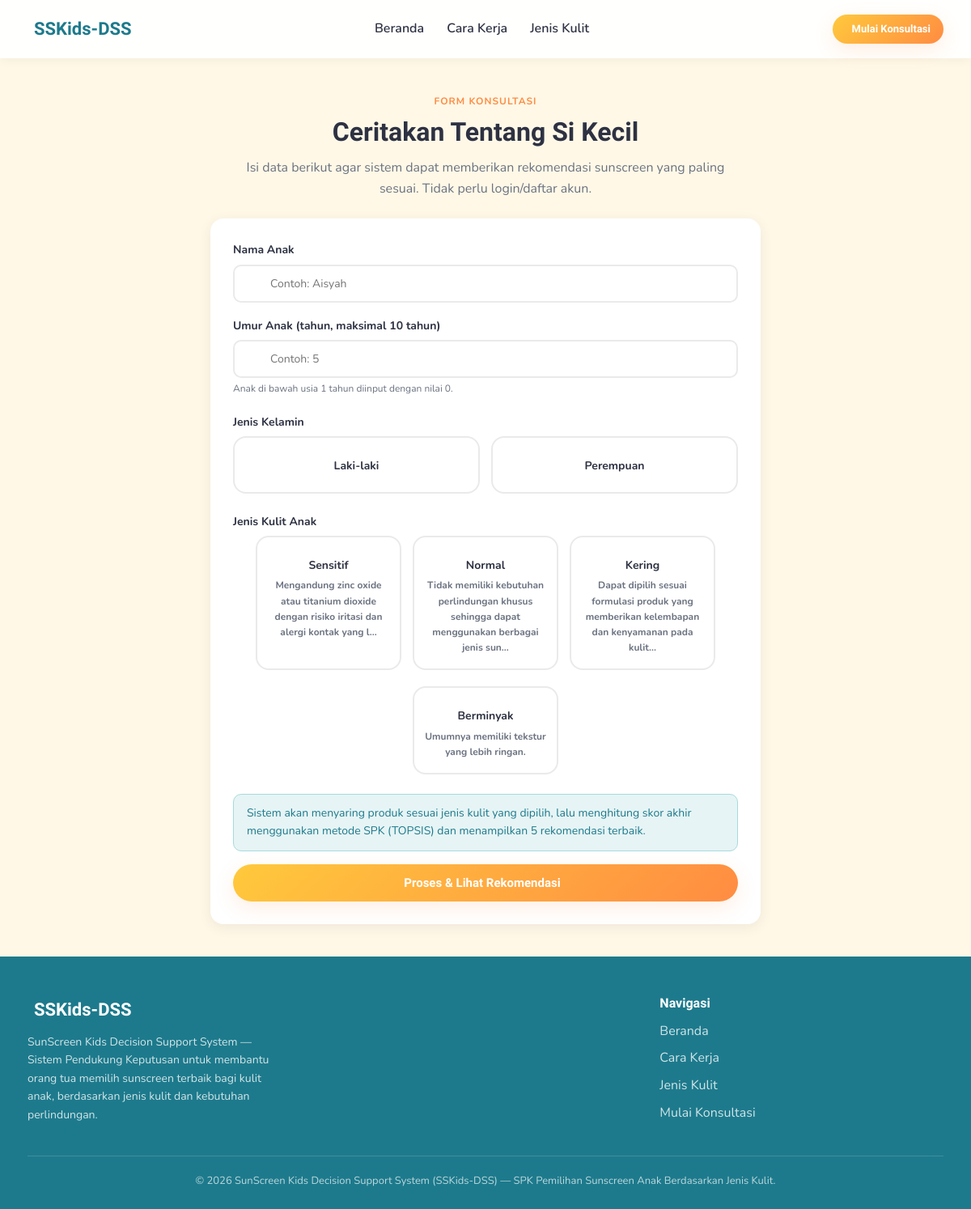
/user/konsultasi.php, run on the app's committed database.
### tables this page shows
CREATE TABLE `jenis_kulit` (
  `id` int NOT NULL,
  `nama_jenis_kulit` varchar(50) NOT NULL,
  `kode` varchar(20) NOT NULL,
  `prioritas_sunscreen` varchar(50) NOT NULL,
  `deskripsi` text
);

### user/konsultasi.php (the view, shortened to what this page needs)
<?php
require_once '../includes/config.php';
$jenis_kulit_list = [];
$res = $koneksi->query("SELECT * FROM jenis_kulit ORDER BY id ASC");
while ($row = $res->fetch_assoc()) $jenis_kulit_list[] = $row;
include '../includes/header.php';
include '../includes/navbar_user.php';
?>
<div class="page-wrapper">
  <div class="container">
    <div class="section-header" style="margin-bottom:24px;">
      <span class="eyebrow">Form Konsultasi</span>
      <h2>Ceritakan Tentang Si Kecil <i class="ti ti-mood-kid"></i></h2>
      <p>Isi data berikut agar sistem dapat memberikan rekomendasi sunscreen yang paling sesuai. Tidak perlu login/daftar akun.</p>
    </div>
    <div class="card konsultasi-card">
      <form method="POST">
        <div class="form-group">
          <label>Nama Anak</label>
          <div class="input-icon"><span><i class="ti ti-mood-kid"></i></span>
            <input type="text" name="nama_anak" class="form-control" required placeholder="Contoh: Aisyah" value="<?= htmlspecialchars($_POST['nama_anak'] ?? '') ?>">
          </div>
        </div>
        <div class="form-group">
          <label>Umur Anak (tahun, maksimal 10 tahun)</label>
          <div class="input-icon"><span><i class="ti ti-cake"></i></span>
            <input type="number" name="umur_anak" class="form-control" min="0" max="10" required placeholder="Contoh: 5" value="<?= htmlspecialchars($_POST['umur_anak'] ?? '') ?>">
          </div>
          <small style="color:var(--text-muted); font-size:12px;">Anak di bawah usia 1 tahun diinput dengan nilai 0.</small>
        </div>
        <div class="form-group">
          <label>Jenis Kelamin</label>
          <div class="gender-options">
            <label class="option-card">
              <h5>Laki-laki</h5>
            </label>
            <label class="option-card">
              <h5>Perempuan</h5>
            </label>
          </div>
        </div>
        <div class="form-group">
          <label>Jenis Kulit Anak</label>
          <div class="skin-options">
            <?php foreach ($jenis_kulit_list as $jk):
              $deskripsi = trim($jk['deskripsi']);
              $ringkas = mb_strlen($deskripsi) > 90 ? mb_substr($deskripsi, 0, 90) . '...' : $deskripsi;
            ?>
            <label class="option-card">
              <h5><?= htmlspecialchars($jk['nama_jenis_kulit']) ?></h5>
              <p><?= htmlspecialchars($ringkas) ?></p>
            </label>
            <?php endforeach; ?>
          </div>
        </div>
        <div class="alert alert-info">
          <i class="ti ti-info-circle"></i> Sistem akan menyaring produk sesuai jenis kulit yang dipilih, lalu menghitung skor
          akhir menggunakan metode SPK (TOPSIS) dan menampilkan 5 rekomendasi terbaik.
        </div>
        <button type="submit" class="btn btn-primary btn-block">Proses &amp; Lihat Rekomendasi <i class="ti ti-arrow-right"></i></button>
      </form>
    </div>
  </div>
</div>
<?php include '../includes/footer.php'; ?>

### assets/css/style.css (style rules this page uses)
:root { --sun-yellow: #FFC93C; --sunset-orange: #FF8C42; --sky-blue: #A8DADC; --deep-blue: #1D7A8C; --white: #FFFFFF; --cream: #FFF8E7; --text-dark: #2D3142; --text-muted: #6B7280; --success: #6FCF97; --danger: #EF5350; --gold: #FFD700; --silver: #C0C0C0; --bronze: #CD7F32; --gradient-sun: linear-gradient(135deg, #FFC93C 0%, #FF8C42 60%, #A8DADC 100%); --gradient-btn: linear-gradient(135deg, #FFC93C 0%, #FF8C42 100%); --radius-sm: 10px; --radius-md: 16px; --radius-lg: 24px; --shadow-soft: 0 8px 24px rgba(255, 140, 66, 0.15); --shadow-card: 0 4px 16px rgba(45, 49, 66, 0.08); --font-heading: 'Baloo 2', 'Poppins', sans-serif; --font-body: 'Nunito', 'Inter', sans-serif; }
* { margin: 0; padding: 0; box-sizing: border-box; }
html { scroll-behavior: smooth; }
body { font-family: var(--font-body); color: var(--text-dark); background: var(--cream); line-height: 1.6; }
h1, h2, h3, h4 { font-family: var(--font-heading); font-weight: 700; line-height: 1.25; color: var(--text-dark); }
.container { width: 100%; max-width: 1180px; margin: 0 auto; padding: 0 24px; }
.btn { display: inline-flex; align-items: center; justify-content: center; gap: 8px; padding: 14px 28px; border: none; border-radius: 999px; font-family: var(--font-heading); font-weight: 600; font-size: 15px; cursor: pointer; transition: transform 0.2s ease, box-shadow 0.2s ease, background 0.2s ease; white-space: nowrap; }
.btn-primary { background: var(--gradient-btn); color: var(--white); box-shadow: var(--shadow-soft); }
.btn-block { width: 100%; }
.card { background: var(--white); border-radius: var(--radius-md); box-shadow: var(--shadow-card); padding: 28px; transition: transform 0.25s ease, box-shadow 0.25s ease; }
.eyebrow { display: inline-block; font-size: 12px; font-weight: 700; letter-spacing: 1px; text-transform: uppercase; color: var(--sunset-orange); margin-bottom: 8px; }
.section-header { text-align: center; max-width: 640px; margin: 0 auto 40px; }
.section-header h2 { font-size: 32px; margin-bottom: 12px; }
.section-header p { color: var(--text-muted); font-size: 16px; }
.form-group { margin-bottom: 18px; }
.form-group label { display: block; font-weight: 700; font-size: 14px; margin-bottom: 6px; color: var(--text-dark); }
.input-icon { position: relative; }
.form-control { width: 100%; padding: 12px 16px; border: 2px solid #EAEAEA; border-radius: var(--radius-sm); font-family: var(--font-body); font-size: 14px; background: var(--white); transition: border-color 0.2s; }
.input-icon .form-control { padding-left: 44px; }
.alert { padding: 12px 16px; border-radius: var(--radius-sm); font-size: 14px; margin-bottom: 16px; }
.alert-info { background: #E6F4F5; color: var(--deep-blue); border: 1px solid var(--sky-blue); }
.page-wrapper { background: var(--cream); min-height: calc(100vh - 72px); padding: 40px 0; }
.konsultasi-card { max-width: 680px; margin: 0 auto; }
.gender-options, .skin-options { display: grid; gap: 14px; }
.gender-options { grid-template-columns: 1fr 1fr; }
.skin-options { grid-template-columns: repeat(5, 1fr); }
.option-card { position: relative; border: 2px solid #EAEAEA; border-radius: var(--radius-md); padding: 16px 12px; text-align: center; cursor: pointer; transition: all 0.2s; background: var(--white); }
.option-card h5 { font-size: 14px; margin-bottom: 4px; }
.option-card p { font-size: 12px; color: var(--text-muted); }

### user/konsultasi.php (style rules this page uses)
.skin-options { display: flex !important; flex-wrap: wrap; justify-content: center; align-items: stretch; gap: 14px; }
.skin-options .option-card { flex: 0 1 180px; display: flex; flex-direction: column; }
.skin-options .option-card p { flex-grow: 1; }

### data on the page
jenis_kulit: nama_jenis_kulit "Sensitif", deskripsi "Mengandung zinc oxide atau titanium dioxide dengan risiko iritasi dan alergi kontak yang l..."
jenis_kulit: nama_jenis_kulit "Normal", deskripsi "Tidak memiliki kebutuhan perlindungan khusus sehingga dapat menggunakan berbagai jenis sun..."
jenis_kulit: nama_jenis_kulit "Kering", deskripsi "Dapat dipilih sesuai formulasi produk yang memberikan kelembapan dan kenyamanan pada kulit..."
jenis_kulit: nama_jenis_kulit "Berminyak", deskripsi "Umumnya memiliki tekstur yang lebih ringan."
